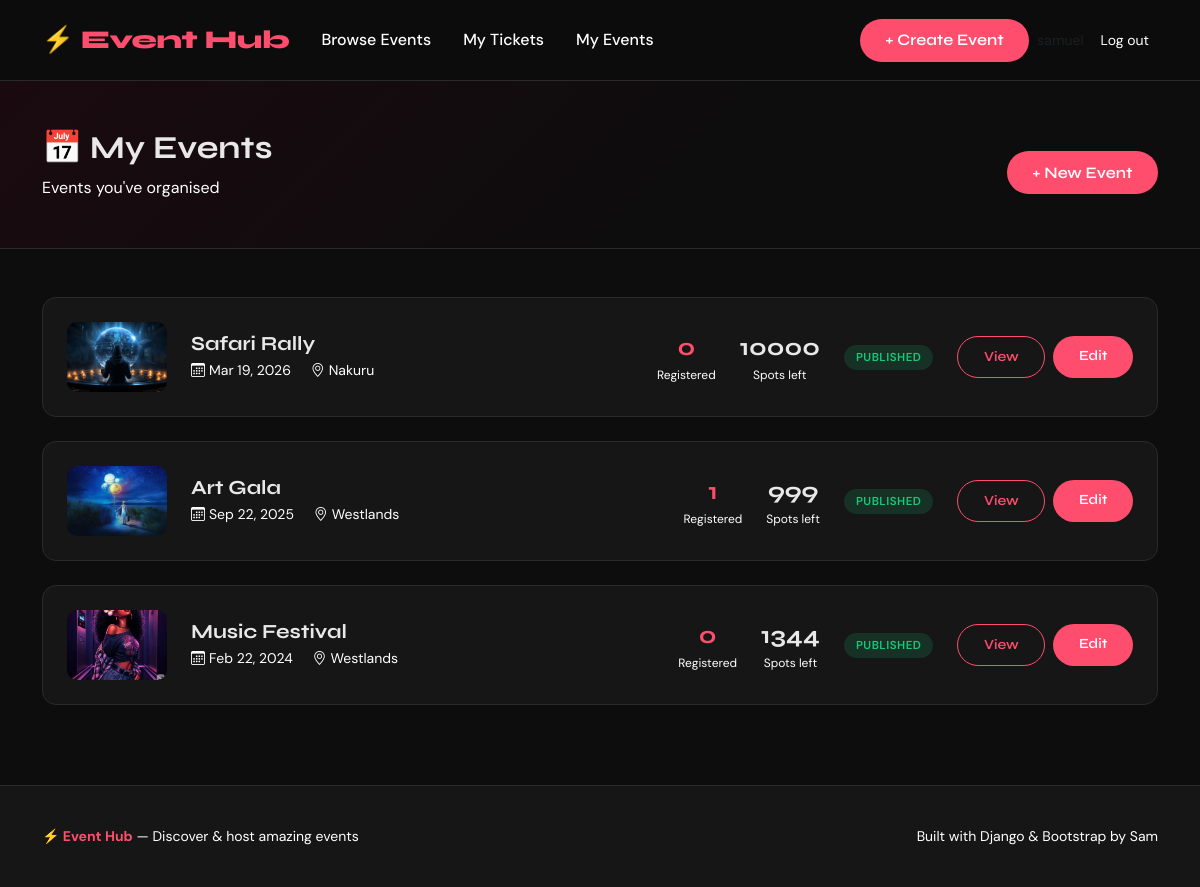
Screenshot of /my-events/ (signed in) with the database file from the repository.
### events/models.py (models this page shows, shortened)
class Event(models.Model):
    title       = models.CharField(max_length=200)
    description = models.TextField()
    category    = models.ForeignKey(Category, on_delete=models.SET_NULL, null=True, blank=True)
    date     = models.DateTimeField()
    location = models.CharField(max_length=300)
    image = models.ImageField(upload_to='events/', blank=True, null=True)
    price    = models.DecimalField(max_digits=8, decimal_places=2, default=0.00)
    capacity = models.PositiveIntegerField(default=100)
    organizer  = models.ForeignKey(User, on_delete=models.CASCADE, related_name='my_events')
    created_at = models.DateTimeField(auto_now_add=True)
    updated_at = models.DateTimeField(auto_now=True)
    is_published = models.BooleanField(default=True)
    def spots_left(self):
        booked = self.registrations.count()
        return self.capacity - booked
    class Meta:
        ordering = ['date']   # Newest dates first

### events/views.py (the view)
# urls.py: path('my-events/',views.my_events,name='my_events'),
@login_required
def my_events(request):
    events = Event.objects.filter(organizer=request.user).order_by('-created_at')
    return render(request, 'events/my_events.html', {'events': events})

### events/templates/events/my_events.html (shortened to what this page needs)
{% extends "base.html" %}
{% block content %}
<div class="page-hero">
  <div class="container d-flex justify-content-between align-items-center">
    <div>
      <h1 style="font-size:2rem;">📅  My Events</h1>
      <p style="color:var(--muted);">Events you've organised</p>
    </div>
    <a href="{% url 'event_create' %}" class="btn btn-brand">+ New Event</a>
  </div>
</div>
<div class="container mt-5 mb-5">
  {% if events %}
    <div class="row g-4">
      {% for event in events %}
        <div class="col-12">
          <div style="
            background:var(--card-bg); border:1px solid var(--border);
            border-radius:var(--radius); padding:1.5rem;
            display:flex; gap:1.5rem; align-items:center; flex-wrap:wrap;
          ">
            {% if event.image %}
              <img src="{{ event.image.url }}" style="width:100px; height:70px; object-fit:cover; border-radius:10px; flex-shrink:0;">
            {% else %}
              <div style="width:100px;height:70px;border-radius:10px;background:var(--surface);display:flex;align-items:center;justify-content:center;color:var(--muted);font-size:1.5rem;flex-shrink:0;">
                <i class="bi bi-calendar-event"></i>
              </div>
            {% endif %}
            <div style="flex:1; min-width:200px;">
              <h5 style="font-family:'Syne',sans-serif; margin-bottom:.25rem;">{{ event.title }}</h5>
              <div style="color:var(--muted); font-size:.875rem;">
                <span class="me-3"><i class="bi bi-calendar3 me-1"></i>{{ event.date|date:"M d, Y" }}</span>
                <span><i class="bi bi-geo-alt me-1"></i>{{ event.location }}</span>
              </div>
            </div>
            <div style="text-align:center;">
              <div style="font-family:'Syne',sans-serif; font-size:1.5rem; font-weight:700; color:var(--brand);">
                {{ event.registrations.count }}
              </div>
              <div style="color:var(--muted); font-size:.75rem;">Registered</div>
            </div>
            <div style="text-align:center;">
              <div style="font-family:'Syne',sans-serif; font-size:1.5rem; font-weight:700;">
                {{ event.spots_left }}
              </div>
              <div style="color:var(--muted); font-size:.75rem;">Spots left</div>
            </div>
            <div>
              {% if event.is_published %}
                <span class="tag" style="background:rgba(25,200,120,.15); color:#19C878;">Published</span>
              {% else %}
                <span class="tag" style="background:rgba(255,190,11,.15); color:#FFBE0B;">Draft</span>
              {% endif %}
            </div>
            <div class="d-flex gap-2">
              <a href="{% url 'event_detail' event.pk %}" class="btn btn-outline-brand btn-sm">View</a>
              <a href="{% url 'event_edit'   event.pk %}" class="btn btn-brand btn-sm">Edit</a>
            </div>
          </div>
        </div>
      {% endfor %}
    </div>
  {% endif %}
</div>
{% endblock %}

### templates/base.html (style rules this page uses)
:root { --brand: #FF4D6D; --brand-dark: #C9184A; --dark: #0D0D0D; --card-bg: #161616; --surface: #1E1E1E; --border: #2A2A2A; --text: #E8E8E8; --muted: white; --radius: 14px; }
* { box-sizing: border-box; margin: 0; padding: 0; }
body { background: var(--dark); color: var(--text); font-family: 'DM Sans', sans-serif; min-height: 100vh; }
h1, h2, h3, h4, h5, h6 { font-family: 'Syne', sans-serif; font-weight: 700; }
.btn-brand { background: var(--brand); color: #fff; border: none; border-radius: 50px; padding: 0.6rem 1.6rem; font-weight: 600; font-family: 'Syne', sans-serif; transition: background 0.2s, transform 0.15s; }
.btn-outline-brand { background: transparent; color: var(--brand); border: 1.5px solid var(--brand); border-radius: 50px; padding: 0.6rem 1.6rem; font-weight: 600; font-family: 'Syne', sans-serif; transition: all 0.2s; }
.tag { display: inline-block; background: rgba(255,77,109,0.15); color: var(--brand); font-size: 0.72rem; font-weight: 600; padding: 0.25rem 0.75rem; border-radius: 50px; letter-spacing: 0.5px; text-transform: uppercase; }
.page-hero { background: linear-gradient(135deg, #1a0a10 0%, #0D0D0D 60%); border-bottom: 1px solid var(--border); padding: 3rem 0 2rem; }
a { color: var(--brand); text-decoration: none; }

### rows the page displays
Event: image (picture), title "Safari Rally", date "Mar 19, 2026", location "Nakuru", registrations.count "0", spots_left "10000", is_published "PUBLISHED"
Event: image (picture), title "Art Gala", date "Sep 22, 2025", location "Westlands", registrations.count "1", spots_left "999", is_published "PUBLISHED"
Event: image (picture), title "Music Festival", date "Feb 22, 2024", location "Westlands", registrations.count "0", spots_left "1344", is_published "PUBLISHED"
